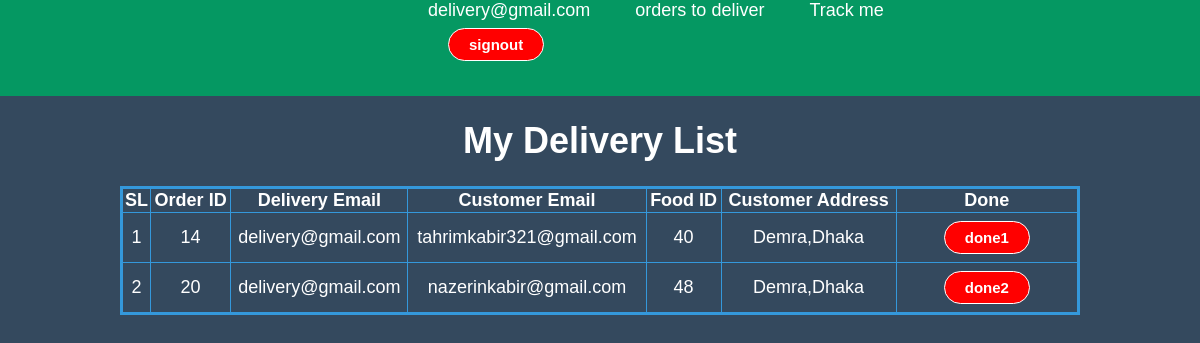
/toDeliver.php (signed in), run on the app's committed database.
### tables this page shows
CREATE TABLE `assign` (
  `id` int(11) NOT NULL,
  `orderid` int(6) NOT NULL,
  `deliEmail` varchar(25) NOT NULL,
  `assign_at` datetime NOT NULL DEFAULT current_timestamp()
);

CREATE TABLE `seeorders` (
  `id` int(11) NOT NULL,
  `fid` int(6) NOT NULL,
  `cartid` int(11) NOT NULL,
  `category` varchar(25) NOT NULL,
  `food` varchar(30) NOT NULL,
  `quantity` int(6) NOT NULL,
  `totalprice` int(6) NOT NULL,
  `address` varchar(100) NOT NULL,
  `order_by` varchar(25) NOT NULL,
  `image` varchar(256) NOT NULL,
  `order_at` datetime NOT NULL DEFAULT current_timestamp()
);

### toDeliver.php (the view, shortened to what this page needs)
<?php
require 'deliveryMan.php';
 ?>
 <!DOCTYPE html>
 <html lang="en" dir="ltr">
   <head>
     <link rel="stylesheet" href="toDeliver.css">
   </head>
   <body>
     <div class="">
     <table border="1">
       <h1>My Delivery List</h1>
     	<tr>
     		<th>SL</th>
   			<th>Order ID</th>
   			<th>Delivery Email</th>
   			<th>Customer Email</th>
   			<th>Food ID</th>
   			<th>Customer Address</th>
<th>Done</th>
     	</tr>
   		<?php
   		$i=1;
         $sql=mysqli_query($conn,"SELECT assign.orderid,assign.deliEmail,seeorders.order_by,seeorders.address,seeorders.fid FROM assign, seeorders WHERE assign.orderid=seeorders.id AND assign.deliEmail='$deliUser'");
   			if (mysqli_num_rows($sql)) {
   				while ($od=mysqli_fetch_assoc($sql)) {
   					echo "<tr>";
   					echo "<td>".$i."</td>";
   					echo "<td>".$od['orderid']."</td>";
   					echo "<td>".$od['deliEmail']."</td>";
   					echo "<td>".$od['order_by']."</td>";
   					echo "<td>".$od['fid']."</td>";
   					echo "<td>".$od['address']."</td>";
            echo "<td><form method='post'><input type='submit' name='done$i' value='done$i'></form>";
   					echo "</tr>";
	$i++;
   					}
   				}
   		 ?>
     </table>
   </body>
 </html>

### deliveryMan.css (style rules this page uses)
body { margin: 0; padding: 0; font-family: monospace; font-size: 18px; background: url(images\signup.jpg); background-repeat: no-repeat; background: #34495e; }
input[type = "submit"] { background: red; border: 1px solid white; padding: 7px 20px; margin: 7px 40px; outline: none; color: white; border-radius: 24px; transition: 0.25s; font-weight: bold; font-size: 15px; cursor: pointer; }

### toDeliver.css (style rules this page uses)
body { margin: 0; padding: 0; font-family: sans-serif; background: #34495e; }
table { margin: auto; width: 80%; text-align: center; border-collapse: collapse; border: 3px solid #3498db; color: white; }
h1 { text-align: center; color: white; }

### data on the page
assign: orderid "14", deliEmail "delivery@gmail.com", seeorders.order_by "tahrimkabir321@gmail.com", seeorders.fid "40", seeorders.address "Demra,Dhaka"
assign: orderid "20", deliEmail "delivery@gmail.com", seeorders.order_by "nazerinkabir@gmail.com", seeorders.fid "48", seeorders.address "Demra,Dhaka"

### other printed values
$_SESSION["deli_email"] "delivery@gmail.com"
